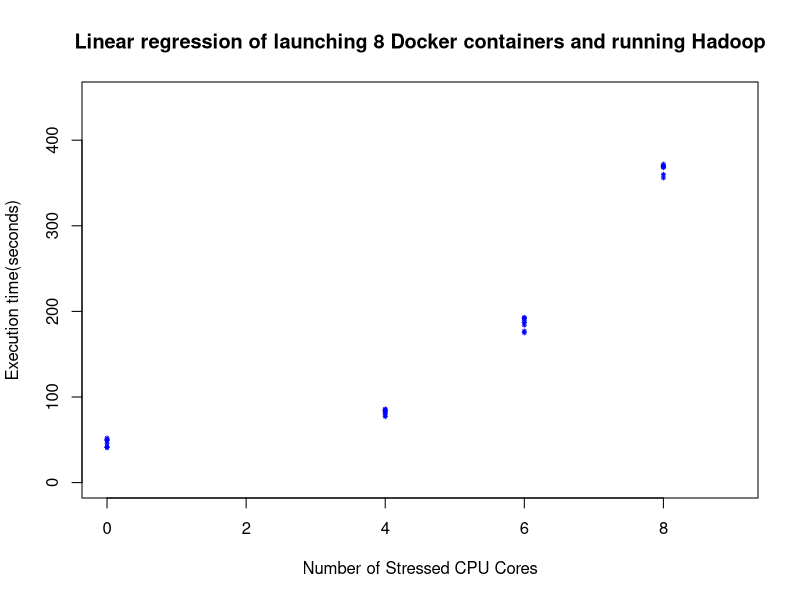

This figure's R source: (Note: this script raises an error after producing the figure.)
#!/usr/bin/Rscript
# this is for plotting the tendency of Docker container with stressed cpu cores
old=getwd();
basedir="/home/peipei/course/CSC547/experiment_docker_hadoop/stress_docker";
setwd(basedir);

hadoop_no_stress=c(42,50,52,41,49,41,50,46);
hadoop_cpu4_stress=c(79,83,85,86,77,84,81,83);
hadoop_cpu6_stress=c(177,192,184,189,175,192,193,187);
hadoop_cpu8_stress=c(372,368,360,356,369,369,370,370);
hadoop_stress=c(hadoop_no_stress,hadoop_cpu4_stress,hadoop_cpu6_stress,hadoop_cpu8_stress);
x_hadoop=c(rep(0,each=8),rep(4,each=8),rep(6,each=8),rep(8,each=8))

job_no_stress=c(56,60,57,55,58,56,60,57);
job_cpu4_stress=c(123,126,118,105,124,116,116,121);
job_cpu6_stress=c(314,269,299,303,342,296,288,305);
job_stress=c(job_no_stress,job_cpu4_stress,job_cpu6_stress);
x_job=c(rep(0,each=8),rep(4,each=8),rep(6,each=8));

name="stress_cpu";
png(paste(getwd(),paste(name,"png",sep="."),sep="/"));
plot(x=NULL,y=NULL,mai="Linear regression of launching 8 Docker containers and running Hadoop",xlab="Number of Stressed CPU Cores",ylab="Execution time(seconds)",xlim=range(0:9),ylim=range(0:450));

points(x_hadoop,hadoop_stress,type="p",pch=8,cex=0.4,col="blue");
#reg1<-lm(hadoop_stress~x_hadoop);
reg1<-nls(hadoop_stress~x_hadoop);
abline(reg1,col="blue");

points(x_job,job_stress,type="p",pch=3,cex=0.4,col="red");
#reg2<-lm(job_stress~x_job);
reg2<-nls(job_stress~x_job);
abline(reg2,col="red");

legend("top",horiz=FALSE,legend=c("running MapReduce job Teragen inside the Docker container","launching 8 Docker containers and starting Hadoop"), pch=c(3,8), col=c("red","blue"))

dev.off();
